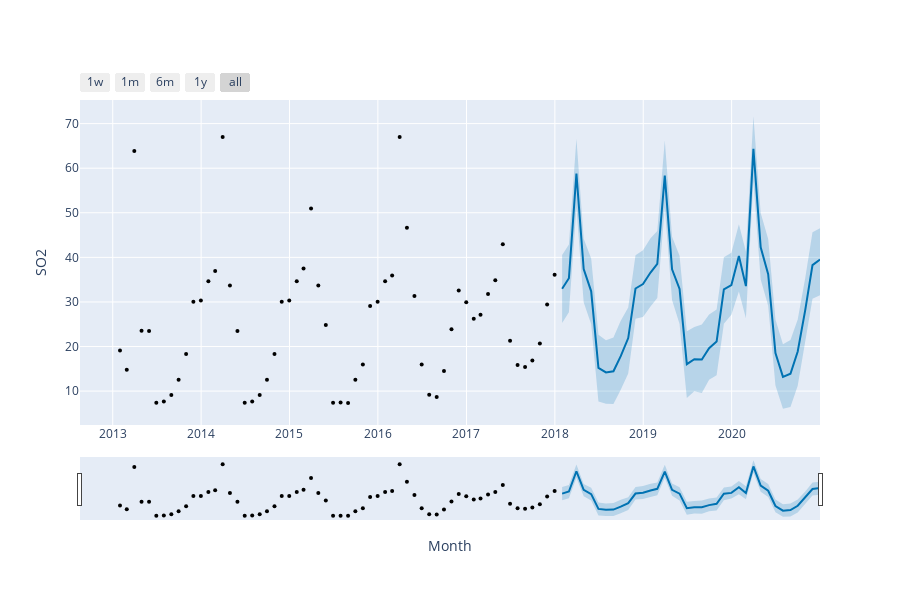

Notebook code cell kept with this figure:
### Code cell
fig = plot_plotly(model, forecast,xlabel='Month', ylabel='SO2')
py.iplot(fig)
